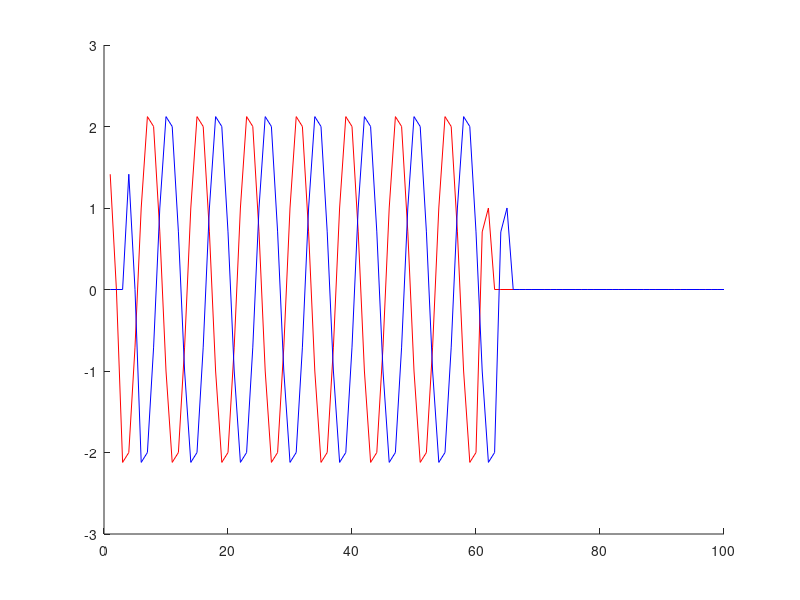

Reproduce this figure in MATLAB.
% Mike Rotondo / Lab 7-Question 2

n = [1:60];
x1 = cos(0.25 * pi * n);
x1 = [x1 zeros(1,40)];
b = [2 0 -1];
a = [1];
y1 = filter(b, a, x1);
x2 = circshift(x1, [0 3]);
y2 = filter(b, a, x2);
hold on;
plot(y1, 'r');
plot(y2, 'b');

% e: You would have to shift y1 by 3 to get y2, because the filter is
% time-invariant